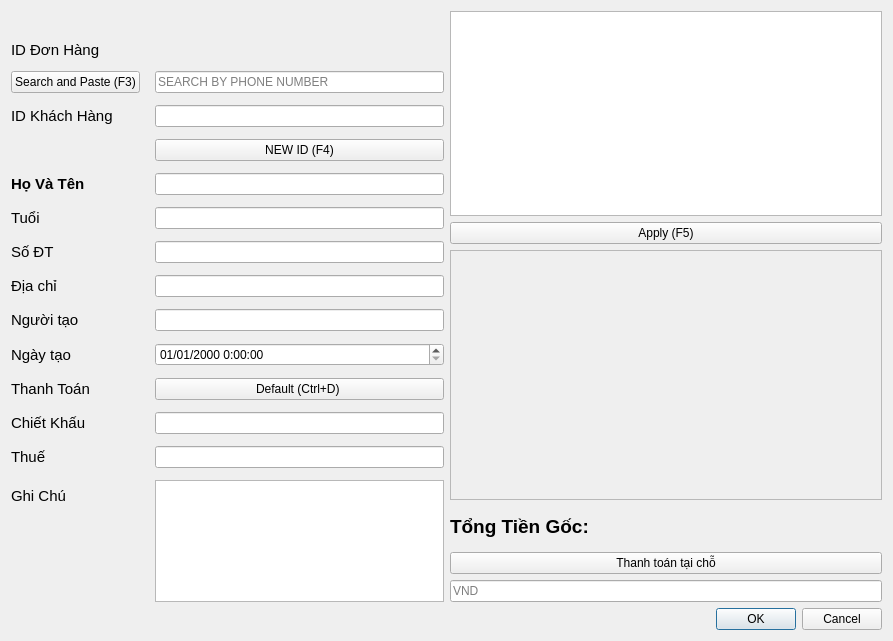
<?xml version="1.0" encoding="UTF-8"?>
<ui version="4.0">
 <class>Dialog</class>
 <widget class="QDialog" name="Dialog">
  <property name="geometry">
   <rect>
    <x>0</x>
    <y>0</y>
    <width>893</width>
    <height>641</height>
   </rect>
  </property>
  <property name="windowTitle">
   <string>Tạo mới đơn hàng</string>
  </property>
  <layout class="QVBoxLayout" name="verticalLayout_2">
   <item>
    <layout class="QHBoxLayout" name="horizontalLayout">
     <item>
      <layout class="QFormLayout" name="formLayout">
       <property name="horizontalSpacing">
        <number>15</number>
       </property>
       <property name="verticalSpacing">
        <number>12</number>
       </property>
       <property name="topMargin">
        <number>30</number>
       </property>
       <item row="3" column="1">
        <widget class="QPushButton" name="newIDButton">
         <property name="text">
          <string>NEW ID (F4)</string>
         </property>
         <property name="shortcut">
          <string>F4</string>
         </property>
         <property name="checkable">
          <bool>true</bool>
         </property>
         <property name="checked">
          <bool>false</bool>
         </property>
         <property name="flat">
          <bool>false</bool>
         </property>
        </widget>
       </item>
       <item row="4" column="0">
        <widget class="QLabel" name="label_3">
         <property name="font">
          <font>
           <pointsize>11</pointsize>
           <weight>75</weight>
           <bold>true</bold>
          </font>
         </property>
         <property name="text">
          <string>Họ Và Tên</string>
         </property>
        </widget>
       </item>
       <item row="4" column="1">
        <widget class="QLineEdit" name="nameEdit">
         <property name="clearButtonEnabled">
          <bool>true</bool>
         </property>
        </widget>
       </item>
       <item row="5" column="0">
        <widget class="QLabel" name="label_4">
         <property name="font">
          <font>
           <pointsize>11</pointsize>
          </font>
         </property>
         <property name="text">
          <string>Tuổi</string>
         </property>
        </widget>
       </item>
       <item row="5" column="1">
        <widget class="QLineEdit" name="ageEdit">
         <property name="clearButtonEnabled">
          <bool>true</bool>
         </property>
        </widget>
       </item>
       <item row="6" column="0">
        <widget class="QLabel" name="label_8">
         <property name="font">
          <font>
           <pointsize>11</pointsize>
          </font>
         </property>
         <property name="text">
          <string>Số ĐT</string>
         </property>
        </widget>
       </item>
       <item row="6" column="1">
        <widget class="QLineEdit" name="phoneEdit">
         <property name="clearButtonEnabled">
          <bool>true</bool>
         </property>
        </widget>
       </item>
       <item row="7" column="0">
        <widget class="QLabel" name="label_7">
         <property name="font">
          <font>
           <pointsize>11</pointsize>
          </font>
         </property>
         <property name="text">
          <string>Địa chỉ</string>
         </property>
        </widget>
       </item>
       <item row="7" column="1">
        <widget class="QLineEdit" name="addressEdit">
         <property name="clearButtonEnabled">
          <bool>true</bool>
         </property>
        </widget>
       </item>
       <item row="8" column="0">
        <widget class="QLabel" name="label_5">
         <property name="font">
          <font>
           <pointsize>11</pointsize>
          </font>
         </property>
         <property name="text">
          <string>Người tạo</string>
         </property>
        </widget>
       </item>
       <item row="9" column="0">
        <widget class="QLabel" name="label_6">
         <property name="font">
          <font>
           <pointsize>11</pointsize>
          </font>
         </property>
         <property name="text">
          <string>Ngày tạo</string>
         </property>
        </widget>
       </item>
       <item row="10" column="0">
        <widget class="QLabel" name="label_9">
         <property name="font">
          <font>
           <pointsize>11</pointsize>
          </font>
         </property>
         <property name="text">
          <string>Thanh Toán</string>
         </property>
        </widget>
       </item>
       <item row="11" column="0">
        <widget class="QLabel" name="label_10">
         <property name="font">
          <font>
           <pointsize>11</pointsize>
          </font>
         </property>
         <property name="text">
          <string>Chiết Khấu</string>
         </property>
        </widget>
       </item>
       <item row="11" column="1">
        <widget class="QLineEdit" name="saleEdit">
         <property name="clearButtonEnabled">
          <bool>true</bool>
         </property>
        </widget>
       </item>
       <item row="12" column="0">
        <widget class="QLabel" name="label_11">
         <property name="font">
          <font>
           <pointsize>11</pointsize>
          </font>
         </property>
         <property name="text">
          <string>Thuế</string>
         </property>
        </widget>
       </item>
       <item row="12" column="1">
        <widget class="QLineEdit" name="taxEdit">
         <property name="readOnly">
          <bool>false</bool>
         </property>
         <property name="placeholderText">
          <string/>
         </property>
         <property name="clearButtonEnabled">
          <bool>true</bool>
         </property>
        </widget>
       </item>
       <item row="2" column="1">
        <widget class="QLineEdit" name="lineEdit">
         <property name="clearButtonEnabled">
          <bool>true</bool>
         </property>
        </widget>
       </item>
       <item row="2" column="0">
        <widget class="QLabel" name="label">
         <property name="font">
          <font>
           <pointsize>11</pointsize>
          </font>
         </property>
         <property name="text">
          <string>ID Khách Hàng</string>
         </property>
        </widget>
       </item>
       <item row="0" column="0">
        <widget class="QLabel" name="label_2">
         <property name="font">
          <font>
           <pointsize>11</pointsize>
          </font>
         </property>
         <property name="text">
          <string>ID Đơn Hàng</string>
         </property>
        </widget>
       </item>
       <item row="0" column="1">
        <widget class="QLabel" name="idDisplay">
         <property name="text">
          <string/>
         </property>
        </widget>
       </item>
       <item row="8" column="1">
        <widget class="QLineEdit" name="lineEdit_2">
         <property name="clearButtonEnabled">
          <bool>true</bool>
         </property>
        </widget>
       </item>
       <item row="10" column="1">
        <widget class="QPushButton" name="defaultButton">
         <property name="text">
          <string>Default (Ctrl+D) </string>
         </property>
         <property name="shortcut">
          <string>Ctrl+D</string>
         </property>
        </widget>
       </item>
       <item row="13" column="0">
        <widget class="QLabel" name="label_12">
         <property name="font">
          <font>
           <pointsize>11</pointsize>
          </font>
         </property>
         <property name="text">
          <string>Ghi Chú</string>
         </property>
        </widget>
       </item>
       <item row="13" column="1">
        <widget class="QTextEdit" name="textEdit"/>
       </item>
       <item row="1" column="1">
        <widget class="QLineEdit" name="searchEdit">
         <property name="placeholderText">
          <string>SEARCH BY PHONE NUMBER</string>
         </property>
        </widget>
       </item>
       <item row="1" column="0">
        <widget class="QPushButton" name="searchButton">
         <property name="text">
          <string>Search and Paste (F3)</string>
         </property>
         <property name="shortcut">
          <string>F3</string>
         </property>
        </widget>
       </item>
       <item row="9" column="1">
        <widget class="QDateTimeEdit" name="dateTimeEdit">
         <property name="displayFormat">
          <string>dd/MM/yyyy h:mm:ss</string>
         </property>
        </widget>
       </item>
      </layout>
     </item>
     <item>
      <layout class="QVBoxLayout" name="verticalLayout">
       <item>
        <widget class="QTableView" name="tableView"/>
       </item>
       <item>
        <widget class="QPushButton" name="applyButton">
         <property name="text">
          <string>Apply (F5)</string>
         </property>
         <property name="shortcut">
          <string>F5</string>
         </property>
        </widget>
       </item>
       <item>
        <widget class="QScrollArea" name="noteArea">
         <property name="maximumSize">
          <size>
           <width>16777215</width>
           <height>250</height>
          </size>
         </property>
         <property name="verticalScrollBarPolicy">
          <enum>Qt::ScrollBarAsNeeded</enum>
         </property>
         <property name="widgetResizable">
          <bool>false</bool>
         </property>
         <widget class="QWidget" name="scrollAreaWidgetContents">
          <property name="geometry">
           <rect>
            <x>0</x>
            <y>0</y>
            <width>429</width>
            <height>248</height>
           </rect>
          </property>
         </widget>
        </widget>
       </item>
       <item>
        <widget class="QLabel" name="sumUpLabel">
         <property name="minimumSize">
          <size>
           <width>20</width>
           <height>40</height>
          </size>
         </property>
         <property name="font">
          <font>
           <pointsize>14</pointsize>
           <weight>75</weight>
           <bold>true</bold>
          </font>
         </property>
         <property name="text">
          <string>Tổng Tiền Gốc:</string>
         </property>
        </widget>
       </item>
       <item>
        <widget class="QPushButton" name="payButton">
         <property name="text">
          <string>Thanh toán tại chỗ</string>
         </property>
         <property name="checkable">
          <bool>true</bool>
         </property>
        </widget>
       </item>
       <item>
        <widget class="QLineEdit" name="payEdit">
         <property name="placeholderText">
          <string>VND</string>
         </property>
        </widget>
       </item>
      </layout>
     </item>
    </layout>
   </item>
   <item>
    <widget class="QDialogButtonBox" name="buttonBox">
     <property name="orientation">
      <enum>Qt::Horizontal</enum>
     </property>
     <property name="standardButtons">
      <set>QDialogButtonBox::Cancel|QDialogButtonBox::Ok</set>
     </property>
    </widget>
   </item>
  </layout>
 </widget>
 <tabstops>
  <tabstop>searchEdit</tabstop>
  <tabstop>searchButton</tabstop>
  <tabstop>lineEdit</tabstop>
  <tabstop>newIDButton</tabstop>
  <tabstop>nameEdit</tabstop>
  <tabstop>ageEdit</tabstop>
  <tabstop>phoneEdit</tabstop>
  <tabstop>addressEdit</tabstop>
  <tabstop>lineEdit_2</tabstop>
  <tabstop>defaultButton</tabstop>
  <tabstop>saleEdit</tabstop>
  <tabstop>taxEdit</tabstop>
  <tabstop>textEdit</tabstop>
  <tabstop>tableView</tabstop>
  <tabstop>applyButton</tabstop>
  <tabstop>noteArea</tabstop>
 </tabstops>
 <resources/>
 <connections>
  <connection>
   <sender>buttonBox</sender>
   <signal>accepted()</signal>
   <receiver>Dialog</receiver>
   <slot>accept()</slot>
   <hints>
    <hint type="sourcelabel">
     <x>250</x>
     <y>584</y>
    </hint>
    <hint type="destinationlabel">
     <x>157</x>
     <y>274</y>
    </hint>
   </hints>
  </connection>
  <connection>
   <sender>buttonBox</sender>
   <signal>rejected()</signal>
   <receiver>Dialog</receiver>
   <slot>reject()</slot>
   <hints>
    <hint type="sourcelabel">
     <x>250</x>
     <y>590</y>
    </hint>
    <hint type="destinationlabel">
     <x>286</x>
     <y>274</y>
    </hint>
   </hints>
  </connection>
 </connections>
</ui>
